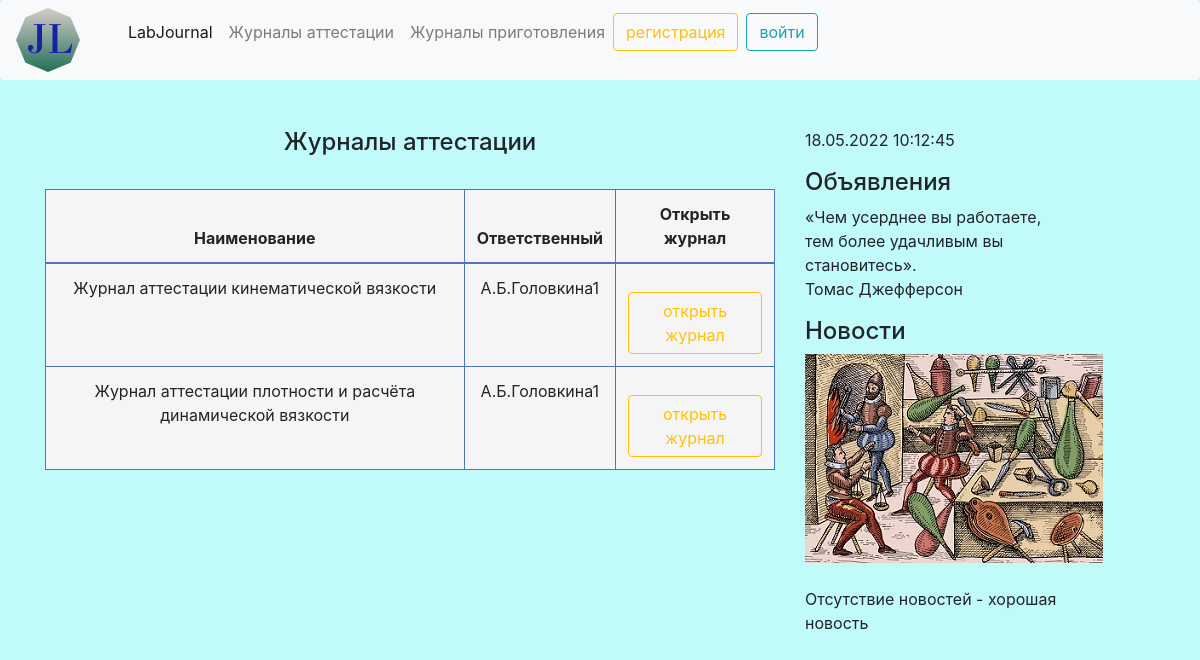
Screenshot of /attestationJ/ with the database file from the repository.
### main/models.py (models this page shows, shortened)
class AttestationJ(models.Model):
    date = models.DateField('Дата cсоздания журнала', default=timezone.now)
    name = models.CharField('Наименование журнала', max_length=100, default='')
    ndocument = models.CharField('Методы испытаний', max_length=100, default='')
    performer = models.ForeignKey(User, on_delete=models.CASCADE, verbose_name='ответственный за ведение журнала')
    for_url = models.CharField('Адрес журнала', max_length=100, default='')
    class Meta:
        verbose_name = 'Журнал аттестации'
        verbose_name_plural = 'Журналы аттестации'

### main/views.py (the view)
# urls.py: path('attestationJ/', views.AttestationJView.as_view(), name='att')]
class AttestationJView(View):
   def get(self, request):
       AttestationJObjects = AttestationJ.objects.all()
       return render(request, 'main/attestationJ.html', {'AttestationJObjects': AttestationJObjects})

### main/templates/main/attestationJ.html (shortened to what this page needs)
{% extends 'main/base.html' %}
{% load static %}
{% block content %}
    <div style="text-align: center;"><h4>Журналы аттестации</h4></div>
<br>
<table class="table table-bordered">
<thead>
    <tr>
      <th> <div style="text-align: center;"> Наименование </div></th>
      <th> <div style="text-align: center;"> Ответственный  </div></th>
      <th> <div style="text-align: center;"> Открыть журнал  </div></th>
    </tr>
  </thead>
  <tbody>
{% for obj in AttestationJObjects %}
    <tr>
      <td align="center">{{ obj.name }}</td>
      <td align="center"> {{ obj.performer }}</td>
      <td align="center"><a href="{{obj.for_url}}"  target="_blank" class="btn btn-outline-warning mt-3">открыть журнал</a></td>
    </tr>
{% endfor %}
  </tbody>
</table>
{% endblock %}

### main/static/main/css/main.css (style rules this page uses)
body { background: rgba(123, 245, 244, 0.47); }
.table-bordered td, .table-bordered th { border-color: #4d74bd !important; background-color: rgb(245, 245, 246) !important; }

### rows the page displays
AttestationJ: name "Журнал аттестации кинематической вязкости", performer "А.Б.Головкина1"
AttestationJ: name "Журнал аттестации плотности и расчёта динамической вязкости", performer "А.Б.Головкина1"
